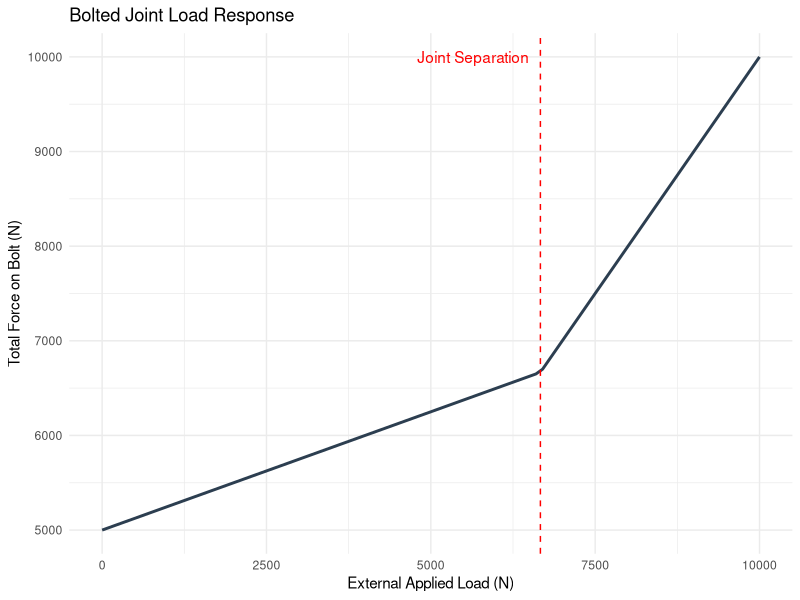

Write R code to recreate this figure. (Note: this script raises an error after producing the figure.)
## ---- chunk 1
library(ggplot2)
library(rlang)
library(vctrs)

# Parameters
preload <- 5000  # Newtons
C <- 0.25        # Stiffness constant
ext_load <- seq(0, 10000, by = 100)

# Calculate Bolt Force
# Before separation: Fb = Fp + C*P
# After separation: Fb = P (once P > Fp/(1-C))
sep_point <- preload / (1 - C)
bolt_force <- ifelse(ext_load < sep_point, preload + C * ext_load, ext_load)

df <- data.frame(ExternalLoad = ext_load, BoltForce = bolt_force)

ggplot(df, aes(x = ExternalLoad, y = BoltForce)) +
  geom_line(color = "#2c3e50", linewidth = 1) +
  geom_vline(xintercept = sep_point, linetype = "dashed", color = "red") +
  annotate("text", x = sep_point, y = max(bolt_force), label = "Joint Separation", 
           hjust = 1.1, color = "red") +
  labs(title = "Bolted Joint Load Response",
       x = "External Applied Load (N)",
       y = "Total Force on Bolt (N)") +
  theme_minimal()
## ---- chunk 2
knitr::include_graphics("images/ThreadStandards.png")
## ---- chunk 3
knitr::include_graphics("images/BasicProfile.png")
## ---- chunk 4
knitr::include_graphics("images/TensileStressArea.png")
## ---- chunk 5
library(knitr)
library(dplyr)
library(kableExtra)
# Creating the fastener data frame
fastener_lookup <- tibble::tribble(
  ~Size,  ~Nominal_D, ~UNC_N, ~UNC_At, ~UNC_Ar, ~UNF_N, ~UNF_At, ~UNF_Ar,
  "0",    0.0600,     NA,     NA,      NA,      80,     0.00180, 0.00151,
  "1",    0.0730,     64,     0.00263, 0.00218, 72,     0.00278, 0.00237,
  "2",    0.0860,     56,     0.00370, 0.00310, 64,     0.00394, 0.00339,
  "3",    0.0990,     48,     0.00487, 0.00406, 56,     0.00523, 0.00451,
  "4",    0.1120,     40,     0.00604, 0.00496, 48,     0.00661, 0.00566,
  "5",    0.1250,     40,     0.00796, 0.00672, 44,     0.00880, 0.00716,
  "6",    0.1380,     32,     0.00909, 0.00745, 40,     0.01015, 0.00874,
  "8",    0.1640,     32,     0.0140,  0.01196, 36,     0.01474, 0.01285,
  "10",   0.1900,     24,     0.0175,  0.01450, 32,     0.0200,  0.0175,
  "12",   0.2160,     24,     0.0242,  0.0206,  28,     0.0258,  0.0226,
  "1/4",  0.2500,     20,     0.0318,  0.0269,  28,     0.0364,  0.0326,
  "5/16", 0.3125,     18,     0.0524,  0.0454,  24,     0.0580,  0.0524,
  "3/8",  0.3750,     16,     0.0775,  0.0678,  24,     0.0878,  0.0809,
  "7/16", 0.4375,     14,     0.1063,  0.0933,  20,     0.1187,  0.1090,
  "1/2",  0.5000,     13,     0.1419,  0.1257,  20,     0.1599,  0.1486,
  "9/16", 0.5625,     12,     0.182,   0.162,   18,     0.203,   0.189,
  "5/8",  0.6250,     11,     0.226,   0.202,   18,     0.256,   0.240,
  "3/4",  0.7500,     10,     0.334,   0.302,   16,     0.373,   0.351,
  "7/8",  0.8750,     9,      0.462,   0.419,   14,     0.509,   0.480,
  "1",    1.0000,     8,      0.606,   0.551,   12,     0.663,   0.625
)

# Prepare headers with line breaks
english_cols <- c(
    "Size", 
    "Nominal D<br>in", 
    "UNC<br>N", 
    "UNC $A_t$<br>$in^2$", 
    "UNC $A_r$<br>$in^2$", 
    "UNF<br>N", 
    "UNF $A_t$<br>$in^2$", 
    "UNF $A_r$<br>$in^2$"
)

# Render the table for the report
fastener_lookup %>%
  kbl( 
      caption = "Fastener Dimensions: UNC and UNF Series",
      booktabs = TRUE,
      digits = 5,
      align = "c",
      escape = FALSE, # This allows the LaTeX $in^2$ to render correctly
      col.names = english_cols
        
      ) %>%
  kable_styling(latex_options = c("hold_position"), full_width = FALSE) %>%
  # Highlight columns 3, 4, and 5 (UNC columns)
  column_spec(3:5, background = "#F9E7F0") %>% 

  # Adding the grouping header row
  add_header_above(c(" " = 1, " " = 1, "Coarse Series (UNC)" = 3, "Fine Series (UNF)" = 3))
## ---- chunk 6
library(knitr)
library(dplyr)
library(kableExtra)

# Creating the metric fastener data frame from image_34d6a5.png
metric_lookup <- tibble::tribble(
  ~Nominal_D, ~C_Pitch, ~C_At, ~C_Ar, ~F_Pitch, ~F_At, ~F_Ar,
  1.6,        0.35,     1.27,  1.07,  NA,       NA,    NA,
  2.0,        0.40,     2.07,  1.79,  NA,       NA,    NA,
  2.5,        0.45,     3.39,  2.98,  NA,       NA,    NA,
  3.0,        0.50,     5.03,  4.47,  NA,       NA,    NA,
  3.5,        0.60,     6.78,  6.00,  NA,       NA,    NA,
  4.0,        0.70,     8.78,  7.75,  NA,       NA,    NA,
  5.0,        0.80,     14.2,  12.7,  NA,       NA,    NA,
  6.0,        1.00,     20.1,  17.9,  NA,       NA,    NA,
  8.0,        1.25,     36.6,  32.8,  1.00,     39.2,  36.0,
  10.0,       1.50,     58.0,  52.3,  1.25,     61.2,  56.3,
  12.0,       1.75,     84.3,  76.3,  1.25,     92.1,  86.0,
  14.0,       2.00,     115.0, 104.0, 1.50,     125.0, 116.0,
  16.0,       2.00,     157.0, 144.0, 1.50,     167.0, 157.0,
  20.0,       2.50,     245.0, 225.0, 1.50,     272.0, 259.0,
  24.0,       3.00,     353.0, 324.0, 2.00,     384.0, 365.0,
  30.0,       3.50,     561.0, 519.0, 2.00,     621.0, 596.0,
  36.0,       4.00,     817.0, 759.0, 2.00,     915.0, 884.0,
  42.0,       4.50,     1120.0,1050.0,2.00,     1260.0,1230.0,
  48.0,       5.00,     1470.0,1380.0,2.00,     1670.0,1630.0,
  56.0,       5.50,     2030.0,1910.0,2.00,     2300.0,2250.0,
  64.0,       6.00,     2680.0,2520.0,2.00,     3030.0,2980.0
)

# Prepare headers with line breaks
metric_cols <- c(
  "Nominal<br>Diameter d<br>(mm)", 
  "Pitch<br>p<br>(mm)", 
  "Tensile<br>Stress Area $A_t$<br>(mm$^2$)", 
  "Minor<br>Diameter Area $A_r$<br>(mm$^2$)", 
  "Pitch<br>p<br>(mm)", 
  "Tensile<br>Stress Area $A_t$<br>(mm$^2$)", 
  "Minor<br>Diameter Area $A_r$<br>(mm$^2$)"
)

# Render table
metric_lookup %>%
  kbl(
    caption = "Metric Fastener Dimensions: Coarse-Pitch and Fine-Pitch Series",
    booktabs = TRUE,
    escape = FALSE,
    align = "c",
    col.names = metric_cols
  ) %>%
  kable_styling(latex_options = c("hold_position"), full_width = FALSE) %>%
  column_spec(2:4, background = "#F9E7F0") %>% # Light pink background for Coarse Series
  add_header_above(c(" " = 1, "Coarse-Pitch Series" = 3, "Fine-Pitch Series" = 3))

## ---- chunk 7
knitr::include_graphics("images/BoltDimensions.png")
## ---- chunk 8
knitr::include_graphics("images/Nuts.png")
## ---- chunk 9
library(knitr)
library(dplyr)
library(kableExtra)

# Creating the nut dimensions data frame
nut_dimensions <- tibble::tribble(
  ~Nominal_Size, ~Width_W, ~Height_Regular, ~Height_Thick, ~Height_JAM,
  "1/4",    "7/16",   "7/32",    "9/32",   "5/32",
  "5/16",   "1/2",    "17/64",   "21/64",  "3/16",
  "3/8",    "9/16",   "21/64",   "13/32",  "7/32",
  "7/16",   "11/16",  "3/8",     "29/64",  "1/4",
  "1/2",    "3/4",    "7/16",    "9/16",   "5/16",
  "9/16",   "7/8",    "31/64",   "39/64",  "5/16",
  "5/8",    "15/16",  "35/64",   "23/32",  "3/8",
  "3/4",    "1 1/8",  "41/64",   "13/16",  "27/64",
  "7/8",    "1 5/16", "3/4",     "29/32",  "31/64",
  "1",      "1 1/2",  "55/64",   "1",      "35/64",
  "1 1/8",  "1 11/16","31/32",   "1 5/32", "39/64",
  "1 1/4",  "1 7/8",  "1 1/16",  "1 1/4",  "23/32",
  "1 3/8",  "2 1/16", "1 11/64", "1 3/8",  "25/32",
  "1 1/2",  "2 1/4",  "1 9/32",  "1 1/2",  "27/32"
)

# Prepare headers with line breaks
nut_headers <- c(
  "Nominal<br>Size, in", 
  "Width<br>W", 
  "Regular<br>Hexagonal", 
  "Thick or<br>Slotted", 
  "JAM"
)

# Render table
nut_dimensions %>%
  kbl(
    caption = "Dimensions of Hexagonal Nuts",
    booktabs = TRUE,
    escape = FALSE,
    align = "c",
    col.names = nut_headers
  ) %>%
  kable_styling(latex_options = c("hold_position"), full_width = FALSE) %>%
  add_header_above(c(" " = 1, " " = 1, "Height H" = 3)) %>%
  row_spec(0, background = "#D81B60", color = "white") # Matching the pink header style
## ---- chunk 10
library(knitr)
library(dplyr)
library(kableExtra)

# Creating the metric nut data frame from image_35b3e5.png
metric_nuts <- tibble::tribble(
  ~Nominal_Size, ~Width_W, ~Height_Regular, ~Height_Thick, ~Height_JAM,
  "M5",  8,  4.7,  5.1,  2.7,
  "M6",  10, 5.2,  5.7,  3.2,
  "M8",  13, 6.8,  7.5,  4.0,
  "M10", 16, 8.4,  9.3,  5.0,
  "M12", 18, 10.8, 12.0, 6.0,
  "M14", 21, 12.8, 14.1, 7.0,
  "M16", 24, 14.8, 16.4, 8.0,
  "M20", 30, 18.0, 20.3, 10.0,
  "M24", 36, 21.5, 23.9, 12.0,
  "M30", 46, 25.6, 28.6, 15.0,
  "M36", 55, 31.0, 34.7, 18.0
)

# Prepare headers with line breaks for better fit
metric_nut_headers <- c(
  "Nominal<br>Size, mm", 
  "Width<br>W", 
  "Regular<br>Hexagonal", 
  "Thick or<br>Slotted", 
  "JAM"
)

# Render table
metric_nuts %>%
  kbl(
    caption = "Dimensions of Metric Hexagonal Nuts",
    booktabs = TRUE,
    escape = FALSE,
    align = "c",
    col.names = metric_nut_headers
  ) %>%
  kable_styling(latex_options = c("hold_position"), full_width = FALSE) %>%
  add_header_above(c(" " = 1, " " = 1, "Height H (mm)" = 3)) %>%
  row_spec(0, background = "#D81B60", color = "white") # Matches source pink header
## ---- chunk 11
library(knitr)
library(dplyr)
library(kableExtra)

# Creating the Washer Dimensions data frame from Table A-32
washer_data <- tibble::tribble(
  ~Fastener_Size, ~Washer_Size, ~ID, ~OD, ~Thickness,
  "#6",    0.138, 0.156, 0.375, 0.049,
  "#8",    0.164, 0.188, 0.438, 0.049,
  "#10",   0.190, 0.219, 0.500, 0.049,
  "#12",   0.216, 0.250, 0.562, 0.065,
  "1/4 N",  0.250, 0.281, 0.625, 0.065,
  "1/4 W",  0.250, 0.312, 0.734, 0.065,
  "5/16 N", 0.312, 0.344, 0.688, 0.065,
  "5/16 W", 0.312, 0.375, 0.875, 0.083,
  "3/8 N",  0.375, 0.406, 0.812, 0.065,
  "3/8 W",  0.375, 0.438, 1.000, 0.083,
  "7/16 N", 0.438, 0.469, 0.922, 0.065,
  "7/16 W", 0.438, 0.500, 1.250, 0.083,
  "1/2 N",  0.500, 0.531, 1.062, 0.095,
  "1/2 W",  0.500, 0.562, 1.375, 0.109,
  "9/16 N", 0.562, 0.594, 1.156, 0.095,
  "9/16 W", 0.562, 0.625, 1.469, 0.109,
  "5/8 N",  0.625, 0.656, 1.312, 0.095,
  "5/8 W",  0.625, 0.688, 1.750, 0.134,
  "3/4 N",  0.750, 0.812, 1.469, 0.134,
  "3/4 W",  0.750, 0.812, 2.000, 0.148,
  "7/8 N",  0.875, 0.938, 1.750, 0.134,
  "7/8 W",  0.875, 0.938, 2.250, 0.165,
  "1 N",    1.000, 1.062, 2.000, 0.134,
  "1 W",    1.000, 1.062, 2.500, 0.165
)

# Render the table with professional formatting
washer_data %>%
  kbl(
    caption = "Basic Dimensions of American Standard Plain Washers (Inches)",
    booktabs = TRUE,
    align = "c",
    col.names = c("Fastener Size", "Washer Size", "ID", "OD", "Thickness")
  ) %>%
  kable_styling(latex_options = c("hold_position", "striped"), full_width = FALSE) %>%
  add_header_above(c(" " = 2, "Diameter" = 2, " " = 1)) %>%
  row_spec(0, background = "#D81B60", color = "white") %>%
  footnote(general = "N = narrow; W = wide; use W when not specified.",
           general_title = "Note: ", 
           footnote_as_chunk = TRUE)
## ---- chunk 12
library(knitr)
library(dplyr)
library(kableExtra)

# Creating the Metric Washer data frame from Table A-33
# Data spans two visual columns in the source image; merged here for a single data table
metric_washer_data <- tibble::tribble(
  ~Washer_Size, ~Min_ID, ~Max_OD, ~Max_Thickness,
  "1.6 N", 1.95,  4.00,  0.70,
  "1.6 R", 1.95,  5.00,  0.70,
  "1.6 W", 1.95,  6.00,  0.90,
  "2 N",   2.50,  5.00,  0.90,
  "2 R",   2.50,  6.00,  0.90,
  "2 W",   2.50,  8.00,  0.90,
  "2.5 N", 3.00,  6.00,  0.90,
  "2.5 R", 3.00,  8.00,  0.90,
  "2.5 W", 3.00,  10.00, 1.20,
  "3 N",   3.50,  7.00,  0.90,
  "3 R",   3.50,  10.00, 1.20,
  "3 W",   3.50,  12.00, 1.40,
  "4 N",   4.70,  10.00, 1.20,
  "4 R",   4.70,  12.00, 1.40,
  "4 W",   4.70,  16.00, 2.30,
  "5 N",   5.50,  11.00, 1.40,
  "5 R",   5.50,  15.00, 1.75,
  "5 W",   5.50,  20.00, 2.30,
  "6 N",   6.65,  13.00, 1.75,
  "6 R",   6.65,  18.80, 1.75,
  "6 W",   6.65,  25.40, 2.30,
  "8 N",   8.90,  18.80, 2.30,
  "8 R",   8.90,  25.40, 2.30,
  "8 W",   8.90,  32.00, 2.80,
  "10 N",  10.85, 20.00, 2.30,
  "10 R",  10.85, 28.00, 2.80,
  "10 W",  10.85, 39.00, 3.50,
  "12 N",  13.30, 25.40, 2.80,
  "12 R",  13.30, 34.00, 3.50,
  "12 W",  13.30, 44.00, 3.50,
  "16 N",  17.25, 32.00, 3.50,
  "16 R",  17.25, 44.00, 4.00,
  "16 W",  17.25, 56.00, 4.60,
  "20 N",  21.80, 39.00, 4.00,
  "20 R",  21.80, 50.00, 4.60,
  "20 W",  21.80, 66.00, 5.10,
  "24 N",  25.60, 44.00, 4.60,
  "24 R",  25.60, 56.00, 5.10,
  "24 W",  25.60, 72.00, 5.60,
  "30 N",  32.40, 56.00, 5.10,
  "30 R",  32.40, 72.00, 5.60,
  "30 W",  32.40, 90.00, 6.40,
  "36 N",  38.30, 66.00, 5.60,
  "36 R",  38.30, 90.00, 6.40,
  "36 W",  38.30, 110.00, 8.50
)

# This tells kableExtra exactly how to behave for the current output type
# It prevents the "\makecell" text from appearing in HTML previews
options(knitr.table.format = if (knitr::is_html_output()) "html" else "latex")

# Prepare headers with line breaks for scannability
metric_washer_headers <- c(
  "Washer<br>Size*", 
  "Minimum<br>ID", 
  "Maximum<br>OD", 
  "Maximum<br>Thickness"
)

# Render table
metric_washer_data %>%
  kbl(
    caption = "Dimensions of Metric Plain Washers (Millimeters)",
    booktabs = TRUE,
    escape = FALSE,
    align = "c",
    col.names = metric_washer_headers
  ) %>%
  kable_styling(latex_options = c("hold_position", "striped"), full_width = FALSE) %>%
  row_spec(0, background = "#D81B60", color = "white") %>%
  footnote(general = "N = narrow; R = regular; W = wide. *Same as screw or bolt size.",
           general_title = "Note: ",
           footnote_as_chunk = TRUE)
## ---- chunk 13
knitr::include_graphics("images/ForceTriangle2.png")
## ---- chunk 14
library(ggplot2)

# Parameters
preload <- 30000 
kb <- 431027    # Bolt stiffness from previous calc
km <- kb * 4    # Member stiffness
external_p <- 15000 # New external force (N)

# Calculate Load Sharing
Phi <- kb / (kb + km)
bolt_increase <- Phi * external_p
member_decrease <- (1 - Phi) * external_p

# Data for the "Force Triangle"
# Base triangle (Preload only)
base_tri <- data.frame(
  x = c(0, preload/kb, (preload/kb + preload/km)),
  y = c(0, preload, 0),
  group = "Preload Only"
)

# New state (with Working Load P)
# The bolt elongates by (Phi * P / kb)
# The member compression reduces
new_delta_b <- (preload + bolt_increase) / kb
new_y <- preload + bolt_increase

working_load_tri <- data.frame(
  x = c(0, new_delta_b, (preload/kb + preload/km)),
  y = c(0, new_y, preload - member_decrease),
  group = "With Working Load"
)

plot_data <- rbind(base_tri, working_load_tri)

ggplot(plot_data, aes(x = x, y = y, color = group, linetype = group)) +
  geom_line(size = 1) +
  geom_hline(yintercept = preload, linetype = "dotted", alpha = 0.5) +
  annotate("segment", x = new_delta_b, y = preload, xend = new_delta_b, yend = new_y, 
           arrow = arrow(length = unit(0.2, "cm")), color = "red") +
  labs(title = "Effect of Working Load on Joint Diagram",
       subtitle = paste("Bolt Force Increase:", round(bolt_increase), "N"),
       x = "Deformation (mm)",
       y = "Force (N)",
       color = "Scenario", linetype = "Scenario") +
  theme_minimal()
## ---- chunk 15
# Input Variables
E <- 210000        # Modulus (MPa)
At <- 84.3         # Tensile Area M12 (mm^2)
Ad <- 113.1        # Shank Area M12 (mm^2)
lt <- 10           # Threaded length in grip (mm)
ld <- 40           # Unthreaded length (mm)
P <- 15000         # External Load (N)
Sp <- 600          # Proof Strength (MPa)

# 1. Calculate Bolt Stiffness
kb <- (Ad * At * E) / (Ad * lt + At * ld)

# 2. Assume Member Stiffness (Simplified for example)
km <- kb * 4 

# 3. Calculate Constants and Safety
C <- kb / (kb + km)
Fi <- 0.75 * At * Sp
no <- Fi / (P * (1 - C)) # Separation Factor

print(paste("Joint Constant C:", round(C, 3)))
print(paste("Separation Safety Factor (no):", round(no, 2)))
## ---- chunk 16
knitr::include_graphics("images/BoltJointExample.png")
